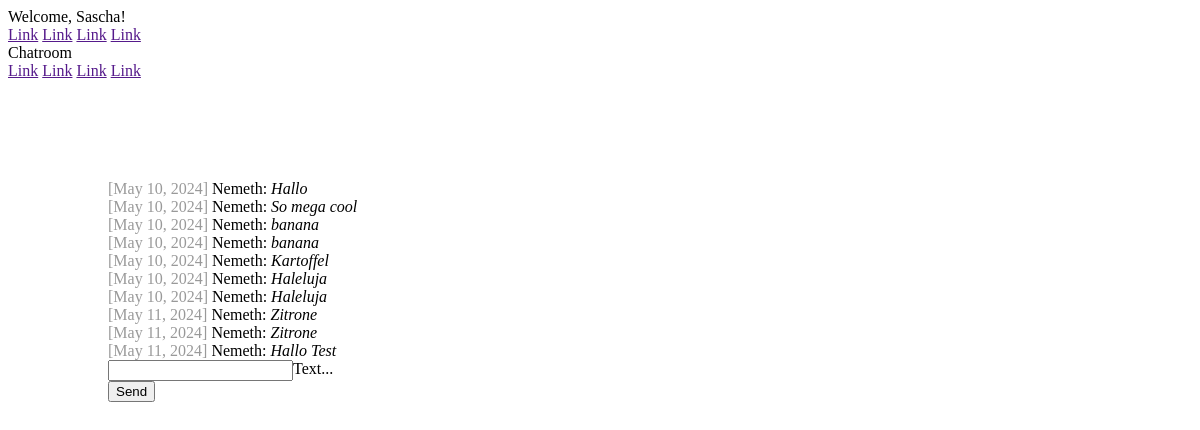
The page /chat/ (signed in) on the database as committed earlier.
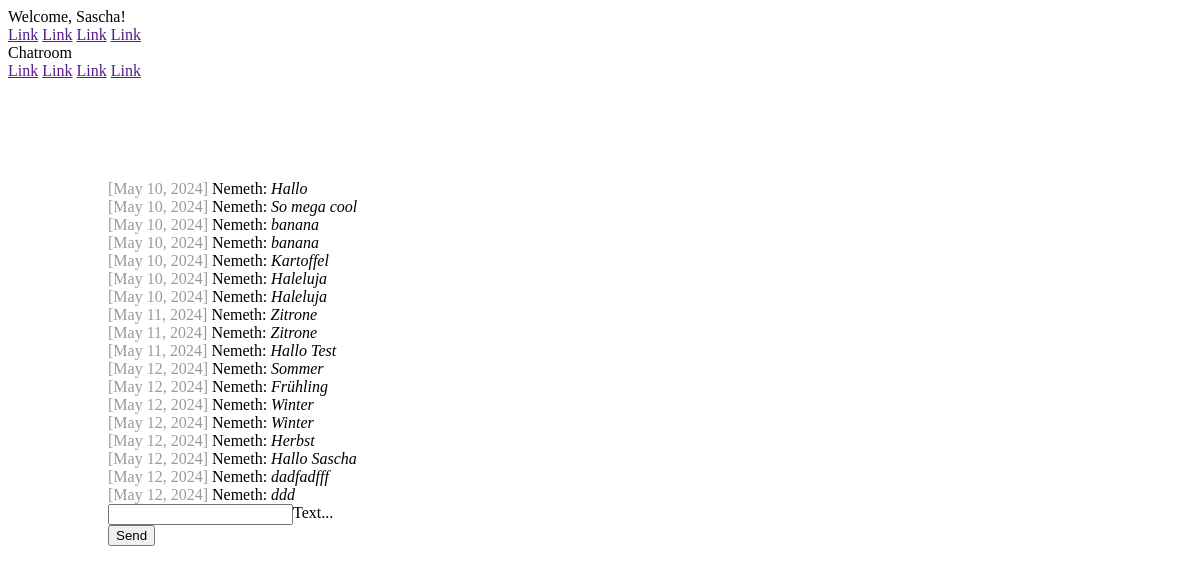
The same page on the database as committed later.
### chat/models.py (models this page shows)
class Message(models.Model):
    text = models.CharField(max_length=500)
    created_at = models.DateField(default=date.today)
    chat = models.ForeignKey(
        Chat,
        on_delete=models.CASCADE,
        related_name="chat_message_set",
        default=None,
        blank=True,
        null=True,
    )
    author = models.ForeignKey(
        settings.AUTH_USER_MODEL,
        on_delete=models.CASCADE,
        related_name="author_message_set",
    )
    receiver = models.ForeignKey(
        settings.AUTH_USER_MODEL,
        on_delete=models.CASCADE,
        related_name="receiver_message_set",
    )

### chat/views.py (the view, shortened to what this page needs)
# urls.py: path('chat/', index),
@login_required(login_url="/login/")
def index(request):
    chatMessages = Message.objects.filter(chat__id=1)
    return render(request, "chat/index.html", {"messages": chatMessages})

### chat/templates/chat/index.html (shortened to what this page needs)
{% extends "base.html" %}
{% block content %}
    {% if request.user.is_authenticated %}
        <div id="messageContainer">
            {% for message in messages %}
                <div>
                    <span class="color-gray"> [{{ message.created_at }}]</span>
                    {{ message.author.last_name }}:
                    <i>{{ message.text }}</i>
                </div>
            {% endfor %}
        </div>
        <form onsubmit="sendMessage(); return false" method="post">
            <div class="mdl-textfield mdl-js-textfield mdl-textfield--floating-label">
                <input class="mdl-textfield__input" name="textmessage" type="text" id="messageField" />
                <label class="mdl-textfield__label" for="messageField">Text...</label>
            </div>
            <button class="mdl-button mdl-js-button mdl-button--raised mdl-js-ripple-effect mdl-button--accent">
                Send
            </button>
        </form>
    {% else %}
        <h1>Nicht eingeloggt!</h1>
        <p>
            Du bist aktuell nicht eingeloggt. Bitte logge Dich ein.<br />
            Bitte klicke <a href="/login/">hier</a>.
        </p>
    {% endif %}
{% endblock %}

### templates/base.html (shortened to what this page needs)
<!DOCTYPE html>
<html lang="en">
    <head>
        <link
            rel="stylesheet"
            href="https://code.getmdl.io/1.3.0/material.indigo-pink.min.css" />
           {% load static %}
        <link rel="stylesheet" href="{% static "/css/style.css" %}">
    </head>
    <body>
        <div class="mdl-layout mdl-js-layout mdl-layout--fixed-header">
            <header class="mdl-layout__header">
                <div class="mdl-layout__header-row">
                    <span class="mdl-layout-title">
                        {% if request.user.is_authenticated %}
                        Welcome, {{ request.user.first_name }}!
                        {% else %}
                        Welcome! Please log in.
                        {% endif %}
                    </span>
                    <nav class="mdl-navigation mdl-layout--large-screen-only">
                        <a class="mdl-navigation__link" href="">Link</a>
                        <a class="mdl-navigation__link" href="">Link</a>
                        <a class="mdl-navigation__link" href="">Link</a>
                        <a class="mdl-navigation__link" href="">Link</a>
                    </nav>
                </div>
            </header>
            <div class="mdl-layout__drawer">
                <span class="mdl-layout-title">Chatroom</span>
                <nav class="mdl-navigation">
                    <a class="mdl-navigation__link" href="">Link</a>
                    <a class="mdl-navigation__link" href="">Link</a>
                    <a class="mdl-navigation__link" href="">Link</a>
                    <a class="mdl-navigation__link" href="">Link</a>
                </nav>
            </div>
            <main class="mdl-layout__content">
                <div class="page-content">
                    {% block content %}
                    {% endblock content %}
                </div>
            </main>
        </div>
    </body>
</html>

### static/css/style.css (style rules this page uses)
.page-content { padding: 100px; }
.color-gray { color: rgba(0, 0, 0, 0.4); }
.mdl-textfield { display: flex; }

Rows that differ between the two databases and show on the page:
added Message: created_at "May 12, 2024", author.last_name "Nemeth", text "Sommer"
added Message: created_at "May 12, 2024", author.last_name "Nemeth", text "Frühling"
added Message: created_at "May 12, 2024", author.last_name "Nemeth", text "Winter"
added Message: created_at "May 12, 2024", author.last_name "Nemeth", text "Winter"
added Message: created_at "May 12, 2024", author.last_name "Nemeth", text "Herbst"
added Message: created_at "May 12, 2024", author.last_name "Nemeth", text "Hallo Sascha"
added Message: created_at "May 12, 2024", author.last_name "Nemeth", text "dadfadfff"
added Message: created_at "May 12, 2024", author.last_name "Nemeth", text "ddd"
